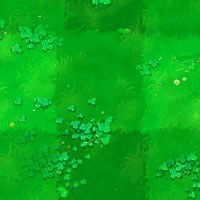
#> input picture assets/images/Almanac_GroundDay.jpg, 200 x 200 px
$ python -i build_assets.py   (imports and definitions only)
#> lines starting #> are read from the running program, lines starting #| are printed output that depends on the picture
#!/usr/bin/env python3
"""Rebuild main.pak from its split pieces, unpack it and generate the web assets.

Usage:  python3 tools/build_assets.py

Steps
  1. concatenate main.pak.001 .. main.pak.NNN -> build/main.pak
  2. decrypt (XOR 0xF7) + unpack the PopCap pak  -> build/pak/
  3. render plant / zombie icons from the .reanim animation data -> assets/icons/
  4. copy sounds + backgrounds                                   -> assets/
  5. write js/entities.js (names, icons, almanac text)
"""
import glob, json, math, os, re, shutil, struct, sys

from PIL import Image, ImageDraw, ImageFilter

sys.path.insert(0, os.path.dirname(__file__))
import reanim  # noqa: E402

ROOT = os.path.abspath(os.path.join(os.path.dirname(__file__), '..'))
BUILD = os.path.join(ROOT, 'build')
PAK = os.path.join(BUILD, 'pak')
ASSETS = os.path.join(ROOT, 'assets')
ICON_SIZE = 128


# --------------------------------------------------------------------- pak --
# [34 lines left out: functions join_pieces, unpack, not called in this run]


# ------------------------------------------------------------------ images --
def pak(*parts):
    return os.path.join(PAK, *parts)


# [53 lines left out: functions load_image, cell, fit, circle_crop, draw_moon, not called in this run]


def sandify(im):
    r, g, b, a = im.split()
    lum = Image.merge('RGB', (r, g, b)).convert('L').point(lambda v: min(255, int(v * 1.6)))
    tinted = Image.merge('RGB', (lum.point(lambda v: min(255, v + 90)), lum.point(lambda v: min(255, v + 60)), lum.point(lambda v: v // 2 + 20)))
    tinted.putalpha(a)
    return tinted


def render_reanim(name, **kw):
    return reanim.render(pak('reanim', name + '.reanim'), pak('reanim'), **kw)


# [8 lines left out: function group, not called in this run]


# Tracks that belong to optional zombie accessories in Zombie.reanim
ZOMBIE_EXTRAS = [r'anim_cone', r'anim_bucket', r'screendoor', r'Zombie_flaghand', r'duckytube',
                 r'whitewater', r'Zombie_mustache', r'anim_tongue']
ZOMBIE_ARM = [r'^Zombie_outerarm_(hand|upper|lower)$']


def basic_zombie(show=(), hide=(), **kw):
    hidden = [h for h in ZOMBIE_EXTRAS if not any(re.search(h, s, re.I) for s in show)] + list(hide)
    return render_reanim('Zombie', hide=hidden, **kw)


# --------------------------------------------------------------- entities --
# (id, display name, icon factory, almanac string key or None, sound)
P = 'plant'
Z = 'zombie'


def R(name, **kw):
    return lambda: render_reanim(name, **kw)


def I(rel, *c):
    return lambda: cell(load_image(rel), *c) if c else load_image(rel)


ENTITIES = [
    # ---------------- plant mode: base & intermediate elements --------------
    dict(id='sun', name='Sun', mode=P, icon=R('Sun', hide=[r'Sun3']), tip='The currency of the lawn.'),
    dict(id='water', name='Water', mode=P, icon=I('images/waterdrop.png'), tip='Wet. Good for growing.'),
    dict(id='seed', name='Seed', mode=P, icon=I('images/seeds.png', 9, 1, 3), tip='Every plant starts as a seed packet.'),
    dict(id='dirt', name='Dirt', mode=P, icon=lambda: group(*[cell(load_image('images/dirtbig.png'), 4, 2, k) for k in (0, 1, 2)], spread=0.3), tip='Good, honest lawn dirt.'),
    dict(id='sprout', name='Sprout', mode=P, icon=R('ZenGarden_sprout'), tip='A tiny plant, full of potential.'),
    dict(id='night', name='Night', mode=P, icon=draw_moon, tip='When the sun goes under the dirt, the shrooms wake up.'),
    dict(id='fire', name='Fire', mode=P, icon=R('fire'), tip='Hot hot hot.'),
    dict(id='rock', name='Rock', mode=P, icon=lambda: group(*[cell(load_image('images/RockSmall.png'), 8, 2, k) for k in (3, 0, 5)], spread=0.35), tip='A pebble from the yard.'),
    dict(id='ice', name='Ice', mode=P, icon=I('images/icetrap.png'), tip='Brrrr.'),
    dict(id='pool', name='Pool', mode=P, icon=lambda: circle_crop(load_image('images/pool.jpg').crop((260, 0, 420, 159))), tip='The backyard pool.'),
    dict(id='pea', name='Pea', mode=P, icon=I('images/ProjectilePea.png'), tip='Ammunition.'),
    dict(id='explosion', name='Explosion', mode=P, icon=I('particles/Pow.png'), tip='POW!!'),
    dict(id='tree', name='Tree', mode=P, icon=R('treeofWisdom', anim='anim_grow30', hide=['^bg$', 'grass', 'overlay']), tip='The Tree of Wisdom knows many things.'),
    dict(id='grave', name='Grave', mode=P, icon=I('images/Night_grave_graphic.png'), tip='Something is stirring underneath...'),
    dict(id='zombie_p', name='Zombie', mode=P, icon=lambda: load_image('particles/ZombieHead.png'), tip='Brains!'),
    dict(id='metal', name='Metal', mode=P, icon=I('reanim/Zombie_catapult_manhole.png'), tip='Shiny and magnetic.'),
    dict(id='gold', name='Gold', mode=P, icon=R('Coin_gold'), tip='Bling!'),
    dict(id='sand', name='Sand', mode=P, icon=lambda: sandify(group(*[cell(load_image('images/dirtbig.png'), 4, 2, k) for k in (2, 0)], spread=0.4)), tip='Tiny rocks.'),
    dict(id='rain', name='Rain', mode=P, icon=lambda: group(load_image('images/waterdrop.png'), load_image('images/waterdrop.png'), load_image('images/waterdrop.png'), spread=0.55), tip='Water, but falling.'),
    dict(id='wind', name='Wind', mode=P, icon=I('particles/ExplosionCloud.png'), tip='Whoosh.'),
    dict(id='star', name='Star', mode=P, icon=I('particles/Star40.png'), tip='Twinkle twinkle.'),
    dict(id='lawn_mower', name='Lawn Mower', mode=P, icon=R('LawnMower'), tip='The last line of defense.'),
    dict(id='crazy_dave', name='Crazy Dave', mode=P, icon=R('CrazyDave', anim='anim_idle', hide=['zombie_', 'grabhand', 'handinghand']), key='CRAZY_DAVE', tip="He's CRAZY!"),
    dict(id='taco', name='Taco', mode=P, icon=I('images/Taco.png'), key='TACO'),

    # ---------------------------- plant mode: the 49 plants --------------------
    dict(id='peashooter', name='Peashooter', mode=P, icon=R('PeaShooterSingle'), key='PEASHOOTER'),
    dict(id='sunflower', name='Sunflower', mode=P, icon=R('SunFlower'), key='SUNFLOWER'),
    dict(id='cherry_bomb', name='Cherry Bomb', mode=P, icon=R('CherryBomb'), key='CHERRY_BOMB'),
    dict(id='wall_nut', name='Wall-nut', mode=P, icon=R('Wallnut'), key='WALL_NUT'),
    dict(id='potato_mine', name='Potato Mine', mode=P, icon=R('PotatoMine', anim='anim_armed'), key='POTATO_MINE'),
    dict(id='snow_pea', name='Snow Pea', mode=P, icon=R('SnowPea'), key='SNOW_PEA'),
    dict(id='chomper', name='Chomper', mode=P, icon=R('Chomper', anim='anim_idle'), key='CHOMPER'),
    dict(id='repeater', name='Repeater', mode=P, icon=R('PeaShooter'), key='REPEATER'),
    dict(id='puff_shroom', name='Puff-shroom', mode=P, icon=R('PuffShroom'), key='PUFF_SHROOM'),
    dict(id='sun_shroom', name='Sun-shroom', mode=P, icon=R('SunShroom', anim='anim_bigidle'), key='SUN_SHROOM'),
    dict(id='fume_shroom', name='Fume-shroom', mode=P, icon=R('FumeShroom'), key='FUME_SHROOM'),
    dict(id='grave_buster', name='Grave Buster', mode=P, icon=R('Gravebuster', anim='anim_idle'), key='GRAVE_BUSTER'),
    dict(id='hypno_shroom', name='Hypno-shroom', mode=P, icon=R('HypnoShroom'), key='HYPNO_SHROOM'),
    dict(id='scaredy_shroom', name='Scaredy-shroom', mode=P, icon=R('ScaredyShroom'), key='SCAREDY_SHROOM'),
    dict(id='ice_shroom', name='Ice-shroom', mode=P, icon=R('IceShroom'), key='ICE_SHROOM'),
    dict(id='doom_shroom', name='Doom-shroom', mode=P, icon=R('DoomShroom'), key='DOOM_SHROOM'),
    dict(id='lily_pad', name='Lily Pad', mode=P, icon=R('LilyPad'), key='LILY_PAD'),
    dict(id='squash', name='Squash', mode=P, icon=R('Squash'), key='SQUASH'),
    dict(id='threepeater', name='Threepeater', mode=P, icon=R('ThreePeater', anim=['anim_idle', 'anim_head_idle1', 'anim_head_idle2', 'anim_head_idle3']), key='THREEPEATER'),
    dict(id='tangle_kelp', name='Tangle Kelp', mode=P, icon=R('Tanglekelp'), key='TANGLE_KELP'),
    dict(id='jalapeno', name='Jalapeno', mode=P, icon=R('Jalapeno'), key='JALAPENO'),
    dict(id='spikeweed', name='Spikeweed', mode=P, icon=R('Caltrop'), key='SPIKEWEED'),
    dict(id='torchwood', name='Torchwood', mode=P, icon=R('Torchwood'), key='TORCHWOOD'),
    dict(id='tall_nut', name='Tall-nut', mode=P, icon=R('Tallnut'), key='TALL_NUT'),
    dict(id='sea_shroom', name='Sea-shroom', mode=P, icon=R('SeaShroom'), key='SEA_SHROOM'),
    dict(id='plantern', name='Plantern', mode=P, icon=R('Plantern'), key='PLANTERN'),
    dict(id='cactus', name='Cactus', mode=P, icon=R('Cactus'), key='CACTUS'),
    dict(id='blover', name='Blover', mode=P, icon=R('Blover'), key='BLOVER'),
    dict(id='split_pea', name='Split Pea', mode=P, icon=R('SplitPea', anim=['anim_idle', 'anim_head_idle', 'anim_splitpea_idle']), key='SPLIT_PEA'),
    dict(id='starfruit', name='Starfruit', mode=P, icon=R('Starfruit'), key='STARFRUIT'),
    dict(id='pumpkin', name='Pumpkin', mode=P, icon=R('Pumpkin'), key='PUMPKIN'),
    dict(id='magnet_shroom', name='Magnet-shroom', mode=P, icon=R('Magnetshroom'), key='MAGNET_SHROOM'),
    dict(id='cabbage_pult', name='Cabbage-pult', mode=P, icon=R('Cabbagepult'), key='CABBAGE_PULT'),
    dict(id='flower_pot', name='Flower Pot', mode=P, icon=R('Pot'), key='FLOWER_POT'),
    dict(id='kernel_pult', name='Kernel-pult', mode=P, icon=R('Cornpult'), key='KERNEL_PULT'),
    dict(id='coffee_bean', name='Coffee Bean', mode=P, icon=R('Coffeebean'), key='COFFEE_BEAN'),
    dict(id='garlic', name='Garlic', mode=P, icon=R('Garlic'), key='GARLIC'),
    dict(id='umbrella_leaf', name='Umbrella Leaf', mode=P, icon=R('Umbrellaleaf'), key='UMBRELLA_LEAF'),
    dict(id='marigold', name='Marigold', mode=P, icon=R('Marigold'), key='MARIGOLD'),
    dict(id='melon_pult', name='Melon-pult', mode=P, icon=R('Melonpult'), key='MELON_PULT'),
    dict(id='gatling_pea', name='Gatling Pea', mode=P, icon=R('GatlingPea', anim=['anim_idle', 'anim_head_idle']), key='GATLING_PEA'),
    dict(id='twin_sunflower', name='Twin Sunflower', mode=P, icon=R('TwinSunflower'), key='TWIN_SUNFLOWER'),
    dict(id='gloom_shroom', name='Gloom-shroom', mode=P, icon=R('GloomShroom'), key='GLOOM_SHROOM'),
    dict(id='cattail', name='Cattail', mode=P, icon=R('Cattail'), key='CATTAIL'),
    dict(id='winter_melon', name='Winter Melon', mode=P, icon=R('WinterMelon'), key='WINTER_MELON'),
    dict(id='gold_magnet', name='Gold Magnet', mode=P, icon=R('GoldMagnet'), key='GOLD_MAGNET'),
    dict(id='spikerock', name='Spikerock', mode=P, icon=R('SpikeRock'), key='SPIKEROCK'),
    dict(id='cob_cannon', name='Cob Cannon', mode=P, icon=R('CobCannon'), key='COB_CANNON'),
    dict(id='imitater', name='Imitater', mode=P, icon=R('Imitater'), key='IMITATER'),

    # ------------------------ zombie mode: base & intermediate elements -------
    dict(id='z_zombie', name='Zombie', mode=Z, icon=lambda: basic_zombie(), key='ZOMBIE'),
    dict(id='brain', name='Brain', mode=Z, icon=I('images/brain.png'), tip='Delicious.'),
    dict(id='z_grave', name='Grave', mode=Z, icon=I('images/Night_grave_graphic.png'), tip='Home sweet home.'),
    dict(id='junk', name='Junk', mode=Z, icon=I('reanim/Zombie_gargantuar_trashcan1.png'), tip="One zombie's trash is another zombie's armor."),
    dict(id='z_water', name='Water', mode=Z, icon=I('images/waterdrop.png'), tip='Zombies can swim. Sort of.'),
    dict(id='z_metal', name='Metal', mode=Z, icon=I('reanim/Zombie_catapult_manhole.png'), tip='Heavy and shiny.'),
    dict(id='z_night', name='Night', mode=Z, icon=draw_moon, tip='The best time to shamble.'),
    dict(id='z_ice', name='Ice', mode=Z, icon=I('images/icetrap.png'), tip='Frozen solid.'),
    dict(id='traffic_cone', name='Traffic Cone', mode=Z, icon=I('reanim/Zombie_cone1.png'), tip='Found on the side of the road.'),
    dict(id='bucket', name='Bucket', mode=Z, icon=I('reanim/Zombie_bucket1.png'), tip='Makes a great hat.'),
    dict(id='newspaper', name='Newspaper', mode=Z, icon=I('reanim/Zombie_paper_paper1.png'), tip='Read all about it!'),
    dict(id='screen_door', name='Screen Door', mode=Z, icon=I('reanim/Zombie_screendoor1.png'), tip='A sturdy shield.'),
    dict(id='football_helmet', name='Football Helmet', mode=Z, icon=I('reanim/Zombie_football_helmet.png'), tip='Protects the brain.'),
    dict(id='pole', name='Pole', mode=Z, icon=I('reanim/Zombie_polevaulter_pole.png'), tip='Long and pointy.'),
    dict(id='ladder', name='Ladder', mode=Z, icon=I('reanim/Zombie_ladder_1.png'), tip='Over the wall!'),
    dict(id='pogo_stick', name='Pogo Stick', mode=Z, icon=lambda: render_reanim('Zombie_pogo', anim='anim_pogo', show_only=['pogo_stick'], hide=['stickhands', 'stick[23]']), tip='Boing boing boing.'),
    dict(id='pickaxe', name='Pickaxe', mode=Z, icon=I('reanim/Zombie_digger_pickaxe.png'), tip='For digging.'),
    dict(id='flag', name='Flag', mode=Z, icon=I('reanim/Zombie_flag1.png'), tip='A huge wave of zombies is approaching!'),
    dict(id='ducky_tube', name='Ducky Tube', mode=Z, icon=I('reanim/Zombie_duckytube_whole.png'), tip='Quack.'),
    dict(id='dolphin', name='Dolphin', mode=Z, icon=R('Zombie_dolphinrider', anim='anim_walkdolphin', show_only=[r'dolphin(body|fin|jaw)']), tip='Smart and slippery.'),
    dict(id='music', name='Music', mode=Z, icon=I('images/Phonograph.png'), tip='Thriller night!'),
    dict(id='jack_in_the_box', name='Jack-in-the-Box', mode=Z, icon=I('reanim/Zombie_jackbox_box.png'), tip='Pop goes the weasel...'),
    dict(id='balloon', name='Balloon', mode=Z, icon=lambda: render_reanim('Zombie_balloon', show_only=[r'balloon_(top|bottom|string)'], anim='anim_idle'), tip='Up, up and away!'),
    dict(id='bungee_cord', name='Bungee Cord', mode=Z, icon=I('images/BungeeCord.png'), tip='Stretchy.'),
    dict(id='vehicle', name='Vehicle', mode=Z, icon=I('images/Store_Car.jpg'), tip='Zombies love a road trip.'),
    dict(id='horde', name='Horde', mode=Z, icon=lambda: group(basic_zombie(), basic_zombie(show=['anim_cone'], hide=['anim_hair']), basic_zombie()), tip='Zombies, zombies everywhere.'),
    dict(id='big_brain', name='Big Brain', mode=Z, icon=I('images/Credits_BigBrain.jpg'), tip='A genius-level brain.'),

    # ------------------------------ zombie mode: the zombies -------------------
    dict(id='flag_zombie', name='Flag Zombie', mode=Z, icon=lambda: flag_zombie(), key='FLAG_ZOMBIE'),
    dict(id='conehead', name='Conehead Zombie', mode=Z, icon=lambda: basic_zombie(show=['anim_cone'], hide=['anim_hair']), key='CONEHEAD_ZOMBIE'),
    dict(id='buckethead', name='Buckethead Zombie', mode=Z, icon=lambda: basic_zombie(show=['anim_bucket'], hide=['anim_hair']), key='BUCKETHEAD_ZOMBIE'),
    dict(id='pole_vaulting', name='Pole Vaulting Zombie', mode=Z, icon=R('Zombie_polevaulter', anim='anim_idle', hide=['pole2']), key='POLE_VAULTING_ZOMBIE'),
    dict(id='newspaper_zombie', name='Newspaper Zombie', mode=Z, icon=R('Zombie_paper', anim='anim_idle'), key='NEWSPAPER_ZOMBIE'),
    dict(id='screen_door_zombie', name='Screen Door Zombie', mode=Z, icon=lambda: basic_zombie(show=['screendoor'], hide=ZOMBIE_ARM), key='SCREEN_DOOR_ZOMBIE'),
    dict(id='football_zombie', name='Football Zombie', mode=Z, icon=R('Zombie_football', anim='anim_idle', hide=['anim_hair']), key='FOOTBALL_ZOMBIE'),
    dict(id='dancing_zombie', name='Dancing Zombie', mode=Z, icon=R('Zombie_disco', anim='anim_walk', hide=['outerhand_point', 'upper_bone']), key='DANCING_ZOMBIE'),
    dict(id='backup_dancer', name='Backup Dancer', mode=Z, icon=R('Zombie_backup', anim='anim_walk'), key='BACKUP_DANCER'),
    dict(id='ducky_tube_zombie', name='Ducky Tube Zombie', mode=Z, icon=lambda: basic_zombie(show=['duckytube'], hide=['whitewater']), key='DUCKY_TUBE_ZOMBIE'),
    dict(id='snorkel_zombie', name='Snorkel Zombie', mode=Z, icon=R('Zombie_snorkle', anim='anim_idle', hide=['whitewater']), key='SNORKEL_ZOMBIE'),
    dict(id='zomboni', name='Zomboni', mode=Z, icon=R('Zombie_zamboni', anim='anim_drive'), key='ZOMBONI'),
    dict(id='bobsled_team', name='Zombie Bobsled Team', mode=Z, icon=lambda: bobsled(), key='ZOMBIE_BOBSLED_TEAM'),
    dict(id='dolphin_rider', name='Dolphin Rider Zombie', mode=Z, icon=R('Zombie_dolphinrider', anim='anim_walkdolphin', hide=['whitewater', 'watershadow', 'inwater', r'^Layer']), key='DOLPHIN_RIDER_ZOMBIE'),
    dict(id='jack_zombie', name='Jack-in-the-Box Zombie', mode=Z, icon=R('Zombie_jackbox', anim='anim_walk', hide=['clown']), key='JACK_IN_THE_BOX_ZOMBIE'),
    dict(id='balloon_zombie', name='Balloon Zombie', mode=Z, icon=R('Zombie_balloon', anim='anim_idle', hide=['balloon_pop', 'propeller', r'^hat$']), key='BALLOON_ZOMBIE'),
    dict(id='digger_zombie', name='Digger Zombie', mode=Z, icon=R('Zombie_digger', anim='anim_walk', hide=['digger_dirt', 'digger_rise', 'digger_dig']), key='DIGGER_ZOMBIE'),
    dict(id='pogo_zombie', name='Pogo Zombie', mode=Z, icon=R('Zombie_pogo', anim='anim_pogo', hide=['anim_hair']), key='POGO_ZOMBIE'),
    dict(id='zombie_yeti', name='Zombie Yeti', mode=Z, icon=R('Zombie_yeti', anim='anim_walk'), key='ZOMBIE_YETI'),
    dict(id='bungee_zombie', name='Bungee Zombie', mode=Z, icon=R('Zombie_bungi', anim='anim_idle'), key='BUNGEE_ZOMBIE'),
    dict(id='ladder_zombie', name='Ladder Zombie', mode=Z, icon=R('Zombie_ladder', anim='anim_idle'), key='LADDER_ZOMBIE'),
    dict(id='catapult_zombie', name='Catapult Zombie', mode=Z, icon=R('Zombie_catapult', anim='anim_idle', hide=[r'basketball[234]']), key='CATAPULT_ZOMBIE'),
    dict(id='gargantuar', name='Gargantuar', mode=Z, icon=R('Zombie_gargantuar', anim='anim_idle', hide=['trashcan', 'whiterope']), key='GARGANTUAR'),
    dict(id='imp', name='Imp', mode=Z, icon=R('Zombie_imp', anim='anim_walk'), key='IMP'),
    dict(id='dr_zomboss', name='Dr. Zomboss', mode=Z, icon=R('Zombie_boss', anim=['anim_idle', 'anim_head_idle'], hide=['RV', 'eyeglow_(red|black)', 'mouthglow_red', 'bits']), key='BOSS'),
]


# [53 lines left out: functions flag_zombie, bobsled, load_strings, clean, almanac, not called in this run]


# --------------------------------------------------------------- main -----
SOUNDS = ['plant', 'plant2', 'seedlift', 'buzzer', 'groan', 'groan2', 'groan3', 'groan4', 'achievement',
          'points', 'tap', 'shovel', 'evillaugh', 'awooga', 'cherrybomb', 'chomp', 'bleep', 'floop',
          'paper', 'lightfill', 'prize', 'gravebutton', 'hugewave', 'crazydaveshort1', 'crazydaveshort2']
BACKGROUNDS = ['background1.jpg', 'background2.jpg', 'Almanac_GroundDay.jpg', 'Almanac_GroundNight.jpg',
               'titlescreen.jpg', 'SeedChooser_Background.png', 'SeedBank.png', 'Almanac_PlantCard.png',
               'Almanac_ZombieCard.png', 'Almanac_IndexBack.jpg', 'PvZ_Logo.jpg', 'ZombieNote.jpg']


# [32 lines left out: function main, not called in this run]


# [2 lines not run here, left out]

>>> import cv2
>>> picture = cv2.imread('../assets/images/Almanac_GroundDay.jpg', cv2.IMREAD_GRAYSCALE)
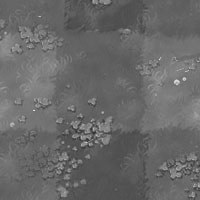
#> picture: shape (200, 200); min 46, max 224, mean 104.3
#> (the run stopped early here; a loop or call above may not have finished)
